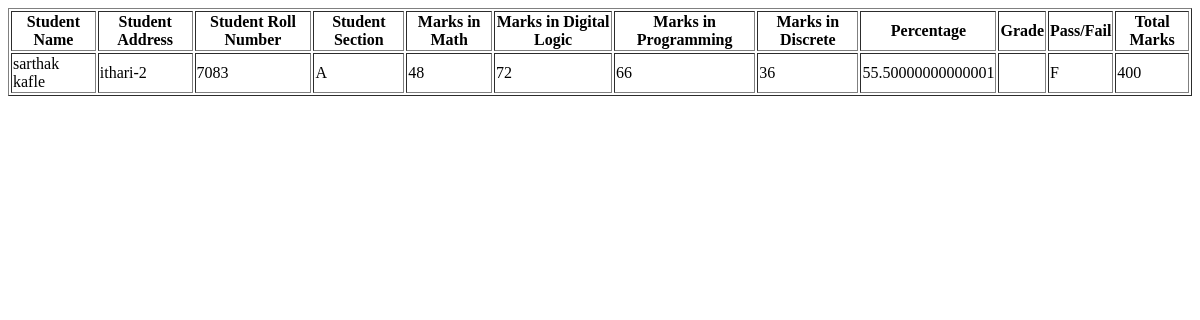
Before: /result/0 with the older database file.
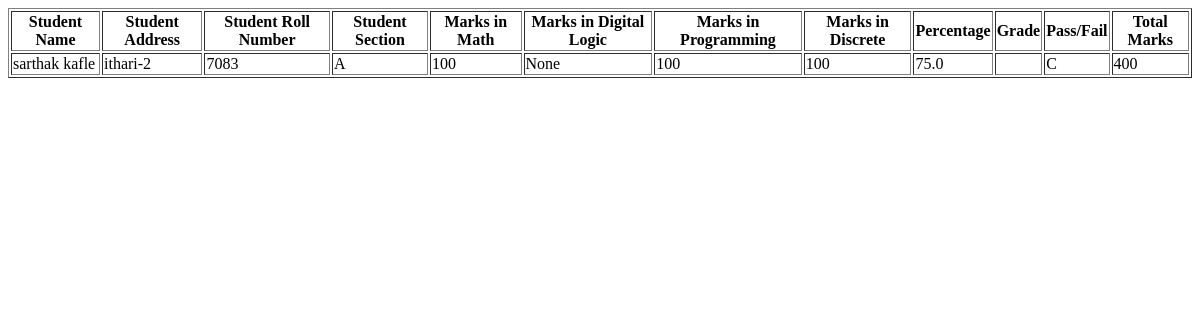
After: the same page with the newer database file.
### home/models.py (models this page shows, shortened)
class student(models.Model):
    student_name=models.CharField(max_length=50)
    student_address=models.CharField(max_length=100)
    student_roll_number=models.IntegerField()
    student_section=models.CharField(max_length=1)
    student_marks_math=models.IntegerField(null=True,blank=True)
    student_marks_Digital_logic=models.IntegerField(null=True,blank=True)
    student_marks_programming=models.IntegerField(null=True,blank=True)
    student_marks_discrete=models.IntegerField(null=True,blank=True)

### home/views.py (the view)
# urls.py: path("result/<int:id>",result,name="result"),
def result(request,id):
    queryset=get_object_or_404(student,id=id)
    student_marks_Digital_logic=int(queryset.student_marks_Digital_logic) if queryset.student_marks_Digital_logic else 0
    total=(int(queryset.student_marks_math)+student_marks_Digital_logic+
           int(queryset.student_marks_discrete)+int(queryset.student_marks_programming))
    max_numb=400
    percentage=(total/max_numb)*100
    if percentage >= 90:
        Grade = "A"
    elif percentage >= 80:
        Grade = "B"
    elif percentage >= 70:
        Grade = "C"
    elif percentage >= 60:
        Grade = "D"
    else:
        Grade = "F"
    if percentage<40:
        result="fail"
    else:
        result="pass"
    queryset=student.objects.get(id=id)
    context={"student":queryset,"total":total,"max_numb":max_numb,
             "percentage":percentage,"result":result,"Grade":Grade}
    return render(request,"result.html",context)

### home/templates/result.html (shortened to what this page needs)
<!DOCTYPE html>
<html lang="en">
<head>
</head>
<body>
    <table border="1">
        <thead>
            <tr>
                <th>Student Name</th>
                <th>Student Address</th>
                <th>Student Roll Number</th>
                <th>Student Section</th>
                <th>Marks in Math</th>
                <th>Marks in Digital Logic</th>
                <th>Marks in Programming</th>
                <th>Marks in Discrete</th>
                <th>Percentage</th>
                <th>Grade</th>
                <th>Pass/Fail</th>
                <th>Total Marks</th>
            </tr>
        </thead>
        <tbody>
              <tr>
                <td>{{ student.student_name }}</td>
                <td>{{ student.student_address }}</td>
                <td>{{ student.student_roll_number }}</td>
                <td>{{ student.student_section }}</td>
                <td>{{ student.student_marks_math }}</td>
                <td>{{ student.student_marks_Digital_logic }}</td>
                <td>{{ student.student_marks_programming }}</td>
                <td>{{ student.student_marks_discrete }}</td>
                <td>{{percentage}}</td>
                <td>{{ precentage }}</td>
                <td>{{Grade}}</td>
                <td>{{max_numb}}</td>
              </tr>
        </tbody>
    </table>
</body>
</html>

Changed rows visible on the page:
changed student "sarthak kafle": student_marks_math "48" → "100"; student_marks_Digital_logic "72" → "None"; student_marks_programming "66" → "100"; student_marks_discrete "36" → "100"
Other visible differences:
{{ percentage }}: "55.50000000000001" → "75.0"
{{ Grade }}: "F" → "C"
